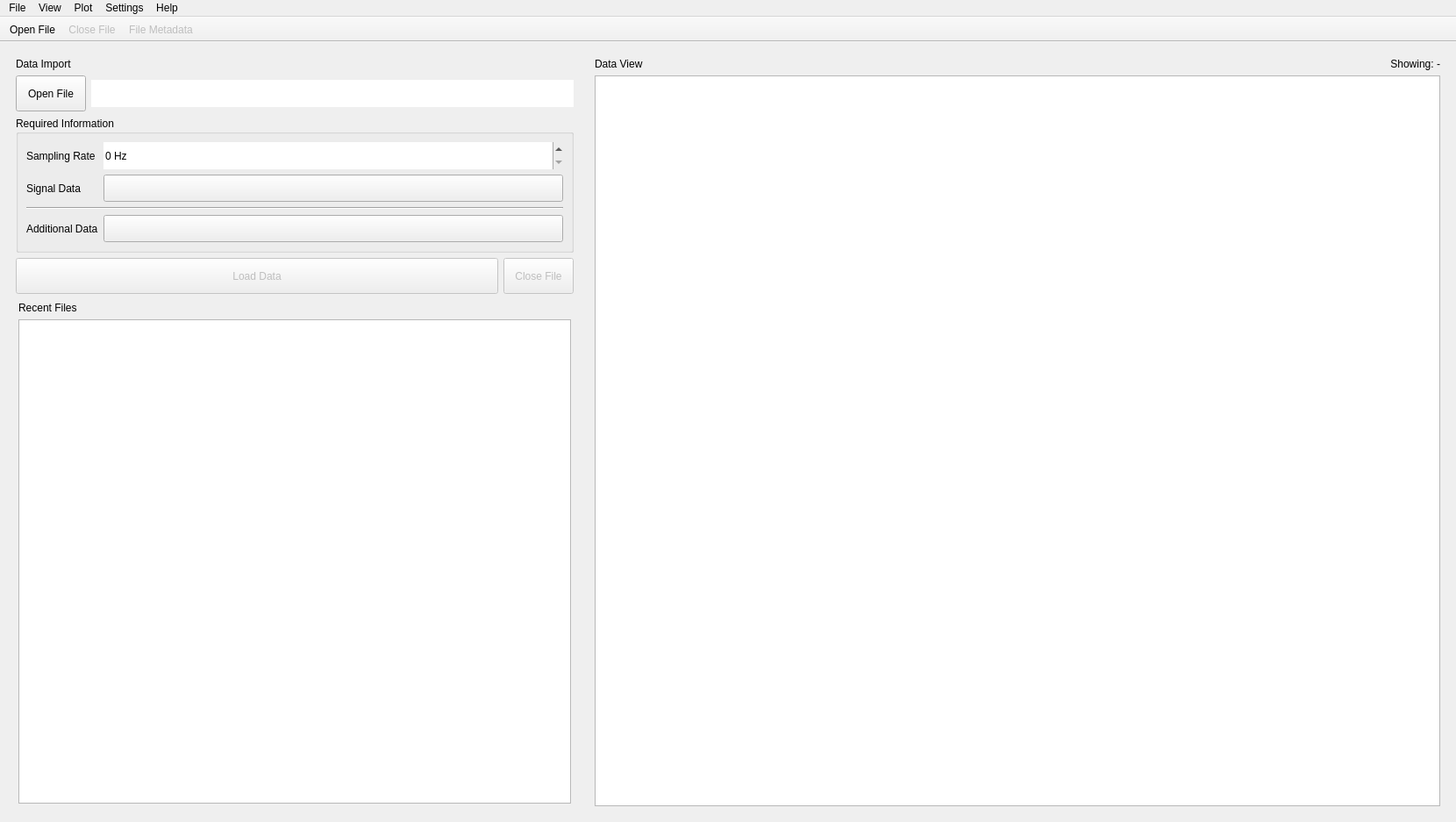
<?xml version="1.0" encoding="UTF-8"?>
<ui version="4.0">
 <class>MainWindow</class>
 <widget class="QMainWindow" name="MainWindow">
  <property name="geometry">
   <rect>
    <x>0</x>
    <y>0</y>
    <width>1660</width>
    <height>937</height>
   </rect>
  </property>
  <property name="windowTitle">
   <string>Signal Editor</string>
  </property>
  <property name="dockNestingEnabled">
   <bool>true</bool>
  </property>
  <property name="dockOptions">
   <set>QMainWindow::DockOption::AllowNestedDocks|QMainWindow::DockOption::AllowTabbedDocks|QMainWindow::DockOption::AnimatedDocks|QMainWindow::DockOption::VerticalTabs</set>
  </property>
  <widget class="QWidget" name="centralwidget">
   <property name="styleSheet">
    <string notr="true"/>
   </property>
   <layout class="QHBoxLayout" name="h_layout_centralwidget">
    <property name="leftMargin">
     <number>0</number>
    </property>
    <property name="topMargin">
     <number>0</number>
    </property>
    <property name="rightMargin">
     <number>0</number>
    </property>
    <property name="bottomMargin">
     <number>0</number>
    </property>
    <item>
     <widget class="QStackedWidget" name="stackedWidget">
      <property name="currentIndex">
       <number>0</number>
      </property>
      <widget class="QWidget" name="stacked_page_import">
       <layout class="QHBoxLayout" name="horizontalLayout" stretch="4,6">
        <item>
         <widget class="QWidget" name="container_file_information" native="true">
          <layout class="QGridLayout" name="gridLayout">
           <item row="3" column="0" colspan="2">
            <widget class="PushButton" name="btn_load_data">
             <property name="enabled">
              <bool>false</bool>
             </property>
             <property name="sizePolicy">
              <sizepolicy hsizetype="Preferred" vsizetype="Fixed">
               <horstretch>0</horstretch>
               <verstretch>0</verstretch>
              </sizepolicy>
             </property>
             <property name="minimumSize">
              <size>
               <width>0</width>
               <height>41</height>
              </size>
             </property>
             <property name="toolTip">
              <string>&lt;html&gt;&lt;head/&gt;&lt;body&gt;&lt;p&gt;Loads the data from the columns or channels specified in the &amp;quot;Signal Data&amp;quot; and &amp;quot;Additional Data&amp;quot; fields.&lt;/p&gt;&lt;/body&gt;&lt;/html&gt;</string>
             </property>
             <property name="whatsThis">
              <string>&lt;html&gt;&lt;head/&gt;&lt;body&gt;&lt;p&gt;Loads the data from the columns or channels specified in the &amp;quot;Signal Data&amp;quot; and &amp;quot;Additional Data&amp;quot; fields.&lt;/p&gt;&lt;/body&gt;&lt;/html&gt;</string>
             </property>
             <property name="text">
              <string>Load Data</string>
             </property>
             <property name="icon">
              <iconset resource="../resources/resources.qrc">
               <normaloff>:/icons/fluent-icons/DocumentArrowRight.svg</normaloff>:/icons/fluent-icons/DocumentArrowRight.svg</iconset>
             </property>
            </widget>
           </item>
           <item row="2" column="0" colspan="3">
            <widget class="QGroupBox" name="grp_box_required_info">
             <property name="sizePolicy">
              <sizepolicy hsizetype="Preferred" vsizetype="Fixed">
               <horstretch>0</horstretch>
               <verstretch>0</verstretch>
              </sizepolicy>
             </property>
             <property name="title">
              <string>Required Information </string>
             </property>
             <property name="flat">
              <bool>true</bool>
             </property>
             <layout class="QFormLayout" name="formLayout">
              <item row="0" column="0">
               <widget class="BodyLabel" name="samplingRateLabel">
                <property name="minimumSize">
                 <size>
                  <width>0</width>
                  <height>31</height>
                 </size>
                </property>
                <property name="toolTip">
                 <string>&lt;html&gt;&lt;head/&gt;&lt;body&gt;&lt;p&gt;The sampling rate of the signal in Hz (samples/second)&lt;/p&gt;&lt;/body&gt;&lt;/html&gt;</string>
                </property>
                <property name="whatsThis">
                 <string>&lt;html&gt;&lt;head/&gt;&lt;body&gt;&lt;p&gt;The sampling rate, measured in Hertz (Hz), defines the number of data points captured per second. For instance, a sampling rate of 1000 Hz means that 1000 data points are recorded every second.&lt;/p&gt;&lt;/body&gt;&lt;/html&gt;</string>
                </property>
                <property name="text">
                 <string>Sampling Rate</string>
                </property>
               </widget>
              </item>
              <item row="0" column="1">
               <widget class="SpinBox" name="spin_box_sampling_rate_import_page">
                <property name="minimumSize">
                 <size>
                  <width>0</width>
                  <height>31</height>
                 </size>
                </property>
                <property name="toolTip">
                 <string>&lt;html&gt;&lt;head/&gt;&lt;body&gt;&lt;p&gt;The sampling rate of the signal values in the file&lt;/p&gt;&lt;/body&gt;&lt;/html&gt;</string>
                </property>
                <property name="whatsThis">
                 <string>&lt;html&gt;&lt;head/&gt;&lt;body&gt;&lt;p&gt;The sampling rate, measured in Hertz (Hz), defines the number of data points captured per second. For instance, a sampling rate of 1000 Hz means that 1000 data points are recorded every second.&lt;/p&gt;&lt;/body&gt;&lt;/html&gt;</string>
                </property>
                <property name="frame">
                 <bool>false</bool>
                </property>
                <property name="suffix">
                 <string> Hz</string>
                </property>
                <property name="maximum">
                 <number>10000</number>
                </property>
                <property name="value">
                 <number>0</number>
                </property>
               </widget>
              </item>
              <item row="1" column="0">
               <widget class="BodyLabel" name="signalColumnChannelLabel">
                <property name="minimumSize">
                 <size>
                  <width>0</width>
                  <height>31</height>
                 </size>
                </property>
                <property name="toolTip">
                 <string>&lt;html&gt;&lt;head/&gt;&lt;body&gt;&lt;p&gt;The column or channel containing the signal values&lt;/p&gt;&lt;/body&gt;&lt;/html&gt;</string>
                </property>
                <property name="whatsThis">
                 <string>&lt;html&gt;&lt;head/&gt;&lt;body&gt;&lt;p&gt;The column or channel containing the signal values&lt;/p&gt;&lt;/body&gt;&lt;/html&gt;</string>
                </property>
                <property name="text">
                 <string>Signal Data</string>
                </property>
               </widget>
              </item>
              <item row="1" column="1">
               <widget class="ComboBox" name="combo_box_signal_column_import_page">
                <property name="minimumSize">
                 <size>
                  <width>0</width>
                  <height>31</height>
                 </size>
                </property>
                <property name="toolTip">
                 <string>&lt;html&gt;&lt;head/&gt;&lt;body&gt;&lt;p&gt;The column or channel containing the signal values&lt;/p&gt;&lt;/body&gt;&lt;/html&gt;</string>
                </property>
                <property name="whatsThis">
                 <string>&lt;html&gt;&lt;head/&gt;&lt;body&gt;&lt;p&gt;The column or channel containing the signal values&lt;/p&gt;&lt;/body&gt;&lt;/html&gt;</string>
                </property>
               </widget>
              </item>
              <item row="2" column="0" colspan="2">
               <widget class="Line" name="line">
                <property name="orientation">
                 <enum>Qt::Orientation::Horizontal</enum>
                </property>
               </widget>
              </item>
              <item row="3" column="0">
               <widget class="BodyLabel" name="infoColumnChannelLabel">
                <property name="minimumSize">
                 <size>
                  <width>0</width>
                  <height>31</height>
                 </size>
                </property>
                <property name="toolTip">
                 <string>&lt;html&gt;&lt;head/&gt;&lt;body&gt;&lt;p&gt;An optional column or channel of data recorded alongside the signal with information that should be shown while editing and which should be included in the results (e.g. temperature, oxygen saturation, etc)&lt;/p&gt;&lt;/body&gt;&lt;/html&gt;</string>
                </property>
                <property name="whatsThis">
                 <string>&lt;html&gt;&lt;head/&gt;&lt;body&gt;&lt;p&gt;An optional column or channel of data recorded alongside the signal with information that should be shown while editing and which should be included in the results (e.g. temperature, oxygen saturation, etc)&lt;/p&gt;&lt;/body&gt;&lt;/html&gt;</string>
                </property>
                <property name="text">
                 <string>Additional Data</string>
                </property>
               </widget>
              </item>
              <item row="3" column="1">
               <widget class="ComboBox" name="combo_box_info_column_import_page">
                <property name="minimumSize">
                 <size>
                  <width>0</width>
                  <height>31</height>
                 </size>
                </property>
                <property name="toolTip">
                 <string>&lt;html&gt;&lt;head/&gt;&lt;body&gt;&lt;p&gt;An optional column or channel of data recorded alongside the signal with information that should be shown while editing and which should be included in the results (e.g. temperature, oxygen saturation, etc)&lt;/p&gt;&lt;/body&gt;&lt;/html&gt;</string>
                </property>
                <property name="whatsThis">
                 <string>&lt;html&gt;&lt;head/&gt;&lt;body&gt;&lt;p&gt;An optional column or channel of data recorded alongside the signal with information that should be shown while editing and which should be included in the results (e.g. temperature, oxygen saturation, etc)&lt;/p&gt;&lt;/body&gt;&lt;/html&gt;</string>
                </property>
               </widget>
              </item>
             </layout>
            </widget>
           </item>
           <item row="1" column="1" colspan="2">
            <widget class="LineEdit" name="line_edit_active_file">
             <property name="minimumSize">
              <size>
               <width>0</width>
               <height>31</height>
              </size>
             </property>
             <property name="frame">
              <bool>false</bool>
             </property>
             <property name="readOnly">
              <bool>true</bool>
             </property>
            </widget>
           </item>
           <item row="1" column="0">
            <widget class="PushButton" name="btn_open_file">
             <property name="sizePolicy">
              <sizepolicy hsizetype="Fixed" vsizetype="Fixed">
               <horstretch>0</horstretch>
               <verstretch>0</verstretch>
              </sizepolicy>
             </property>
             <property name="minimumSize">
              <size>
               <width>0</width>
               <height>41</height>
              </size>
             </property>
             <property name="whatsThis">
              <string>&lt;html&gt;&lt;head/&gt;&lt;body&gt;&lt;p&gt;Opens a window allowing you to choose a file to load into the app.&lt;/p&gt;&lt;p&gt;The selected file is searched for available columns or channels of data.&lt;/p&gt;&lt;p&gt;If any are found, their names are made available for selection in the &amp;quot;Signal Data&amp;quot; and &amp;quot;Additional Data&amp;quot; fields.&lt;/p&gt;&lt;/body&gt;&lt;/html&gt;</string>
             </property>
             <property name="text">
              <string>Open File</string>
             </property>
             <property name="icon">
              <iconset resource="../resources/resources.qrc">
               <normaloff>:/icons/fluent-icons/FolderOpen.svg</normaloff>:/icons/fluent-icons/FolderOpen.svg</iconset>
             </property>
            </widget>
           </item>
           <item row="3" column="2">
            <widget class="PushButton" name="btn_close_file">
             <property name="enabled">
              <bool>false</bool>
             </property>
             <property name="sizePolicy">
              <sizepolicy hsizetype="Fixed" vsizetype="Fixed">
               <horstretch>0</horstretch>
               <verstretch>0</verstretch>
              </sizepolicy>
             </property>
             <property name="minimumSize">
              <size>
               <width>0</width>
               <height>41</height>
              </size>
             </property>
             <property name="toolTip">
              <string>&lt;html&gt;&lt;head/&gt;&lt;body&gt;&lt;p&gt;Close the current file and reset the app state.&lt;/p&gt;&lt;p&gt;Make sure to export any existing results first, as they will be lost on reset.&lt;/p&gt;&lt;/body&gt;&lt;/html&gt;</string>
             </property>
             <property name="whatsThis">
              <string>&lt;html&gt;&lt;head/&gt;&lt;body&gt;&lt;p&gt;Close the current file and reset the app state.&lt;/p&gt;&lt;p&gt;Make sure to export any existing results first, as they will be lost on reset.&lt;/p&gt;&lt;/body&gt;&lt;/html&gt;</string>
             </property>
             <property name="text">
              <string>Close File</string>
             </property>
             <property name="icon">
              <iconset resource="../resources/resources.qrc">
               <normaloff>:/icons/fluent-icons/DocumentDismiss.svg</normaloff>:/icons/fluent-icons/DocumentDismiss.svg</iconset>
             </property>
            </widget>
           </item>
           <item row="0" column="0" colspan="3">
            <widget class="SubtitleLabel" name="label_2">
             <property name="sizePolicy">
              <sizepolicy hsizetype="Preferred" vsizetype="Fixed">
               <horstretch>0</horstretch>
               <verstretch>0</verstretch>
              </sizepolicy>
             </property>
             <property name="text">
              <string>Data Import</string>
             </property>
            </widget>
           </item>
           <item row="4" column="0" colspan="3">
            <widget class="QWidget" name="container_recent_files" native="true">
             <layout class="QVBoxLayout" name="verticalLayout_3">
              <property name="leftMargin">
               <number>3</number>
              </property>
              <property name="topMargin">
               <number>3</number>
              </property>
              <property name="rightMargin">
               <number>3</number>
              </property>
              <property name="bottomMargin">
               <number>3</number>
              </property>
              <item>
               <widget class="SubtitleLabel" name="label_3">
                <property name="text">
                 <string>Recent Files</string>
                </property>
               </widget>
              </item>
              <item>
               <widget class="ListWidget" name="list_widget_recent_files">
                <property name="toolTip">
                 <string>&lt;html&gt;&lt;head/&gt;&lt;body&gt;&lt;p&gt;Double-click on a filename to open it&lt;/p&gt;&lt;/body&gt;&lt;/html&gt;</string>
                </property>
               </widget>
              </item>
             </layout>
            </widget>
           </item>
          </layout>
         </widget>
        </item>
        <item>
         <widget class="QWidget" name="container_loaded_data_table" native="true">
          <property name="sizePolicy">
           <sizepolicy hsizetype="Expanding" vsizetype="Preferred">
            <horstretch>0</horstretch>
            <verstretch>0</verstretch>
           </sizepolicy>
          </property>
          <layout class="QGridLayout" name="gridLayout_7">
           <item row="0" column="0">
            <widget class="SubtitleLabel" name="label">
             <property name="text">
              <string>Data View</string>
             </property>
            </widget>
           </item>
           <item row="0" column="1">
            <widget class="StrongBodyLabel" name="label_showing_data_table">
             <property name="text">
              <string>&lt;html&gt;&lt;head/&gt;&lt;body&gt;&lt;p&gt;Showing: -&lt;/p&gt;&lt;/body&gt;&lt;/html&gt;</string>
             </property>
             <property name="alignment">
              <set>Qt::AlignmentFlag::AlignBottom|Qt::AlignmentFlag::AlignRight|Qt::AlignmentFlag::AlignTrailing</set>
             </property>
            </widget>
           </item>
           <item row="1" column="0" colspan="2">
            <widget class="TableView" name="table_view_import_data">
             <property name="toolTip">
              <string>&lt;html&gt;&lt;head/&gt;&lt;body&gt;&lt;p&gt;A table showing the current section's data&lt;/p&gt;&lt;/body&gt;&lt;/html&gt;</string>
             </property>
             <property name="editTriggers">
              <set>QAbstractItemView::EditTrigger::NoEditTriggers</set>
             </property>
             <property name="showDropIndicator" stdset="0">
              <bool>false</bool>
             </property>
             <property name="dragDropOverwriteMode">
              <bool>false</bool>
             </property>
             <property name="selectionBehavior">
              <enum>QAbstractItemView::SelectionBehavior::SelectRows</enum>
             </property>
             <property name="cornerButtonEnabled">
              <bool>false</bool>
             </property>
             <attribute name="horizontalHeaderCascadingSectionResizes">
              <bool>true</bool>
             </attribute>
             <attribute name="verticalHeaderVisible">
              <bool>false</bool>
             </attribute>
             <attribute name="verticalHeaderHighlightSections">
              <bool>false</bool>
             </attribute>
            </widget>
           </item>
          </layout>
         </widget>
        </item>
       </layout>
      </widget>
      <widget class="QWidget" name="stacked_page_edit">
       <layout class="QGridLayout" name="gridLayout_2">
        <item row="0" column="0">
         <widget class="QWidget" name="plot_container" native="true"/>
        </item>
       </layout>
      </widget>
      <widget class="QWidget" name="stacked_page_export">
       <layout class="QGridLayout" name="gridLayout_3">
        <item row="0" column="0">
         <widget class="SubtitleLabel" name="label_4">
          <property name="text">
           <string>Section Data and Results</string>
          </property>
         </widget>
        </item>
        <item row="0" column="2">
         <widget class="DropDownPushButton" name="btn_dropdown_export">
          <property name="sizePolicy">
           <sizepolicy hsizetype="Preferred" vsizetype="Fixed">
            <horstretch>0</horstretch>
            <verstretch>0</verstretch>
           </sizepolicy>
          </property>
          <property name="text">
           <string>Export</string>
          </property>
         </widget>
        </item>
        <item row="1" column="0" colspan="3">
         <widget class="QTabWidget" name="container_result_preview">
          <property name="currentIndex">
           <number>0</number>
          </property>
          <widget class="QWidget" name="tab_result_peaks_info">
           <attribute name="title">
            <string>Peak Indices</string>
           </attribute>
           <layout class="QVBoxLayout" name="verticalLayout_2">
            <item>
             <widget class="TableView" name="table_view_result_peaks">
              <property name="editTriggers">
               <set>QAbstractItemView::EditTrigger::NoEditTriggers</set>
              </property>
              <property name="cornerButtonEnabled">
               <bool>false</bool>
              </property>
              <attribute name="verticalHeaderVisible">
               <bool>false</bool>
              </attribute>
             </widget>
            </item>
           </layout>
          </widget>
          <widget class="QWidget" name="tab_result_rate_info">
           <attribute name="title">
            <string>Calculated Rate / Summary Statistics</string>
           </attribute>
           <layout class="QVBoxLayout" name="verticalLayout_4">
            <item>
             <widget class="TableView" name="table_view_result_rate">
              <property name="editTriggers">
               <set>QAbstractItemView::EditTrigger::NoEditTriggers</set>
              </property>
              <property name="cornerButtonEnabled">
               <bool>false</bool>
              </property>
              <attribute name="verticalHeaderVisible">
               <bool>false</bool>
              </attribute>
             </widget>
            </item>
           </layout>
          </widget>
          <widget class="QWidget" name="tab_result_mpl_widget">
           <attribute name="title">
            <string>Plot View</string>
           </attribute>
           <layout class="QVBoxLayout" name="verticalLayout">
            <item>
             <widget class="MatplotlibWidget" name="mpl_widget" native="true">
              <property name="sizePolicy">
               <sizepolicy hsizetype="Expanding" vsizetype="Preferred">
                <horstretch>0</horstretch>
                <verstretch>0</verstretch>
               </sizepolicy>
              </property>
              <property name="minimumSize">
               <size>
                <width>500</width>
                <height>0</height>
               </size>
              </property>
             </widget>
            </item>
           </layout>
          </widget>
         </widget>
        </item>
        <item row="0" column="1">
         <widget class="StrongBodyLabel" name="label_showing_section_result">
          <property name="text">
           <string/>
          </property>
         </widget>
        </item>
       </layout>
      </widget>
      <widget class="QWidget" name="stacked_page_test">
       <layout class="QGridLayout" name="gridLayout_6"/>
      </widget>
     </widget>
    </item>
   </layout>
  </widget>
  <widget class="QMenuBar" name="menubar">
   <property name="geometry">
    <rect>
     <x>0</x>
     <y>0</y>
     <width>1660</width>
     <height>33</height>
    </rect>
   </property>
   <widget class="RoundMenu" name="menu_file">
    <property name="title">
     <string>File</string>
    </property>
    <addaction name="action_open_file"/>
    <addaction name="action_close_file"/>
    <addaction name="separator"/>
    <addaction name="action_edit_metadata"/>
   </widget>
   <widget class="RoundMenu" name="menu_settings">
    <property name="title">
     <string>Settings</string>
    </property>
    <addaction name="action_show_settings"/>
   </widget>
   <widget class="RoundMenu" name="menu_view">
    <property name="title">
     <string>View</string>
    </property>
   </widget>
   <widget class="RoundMenu" name="menu_plot">
    <property name="title">
     <string>Plot</string>
    </property>
    <addaction name="action_remove_peaks_in_selection"/>
    <addaction name="action_find_peaks_in_selection"/>
    <addaction name="separator"/>
    <addaction name="action_show_section_overview"/>
    <addaction name="action_toggle_auto_scaling"/>
   </widget>
   <widget class="RoundMenu" name="menu_help">
    <property name="title">
     <string>Help</string>
    </property>
    <addaction name="action_show_user_guide"/>
    <addaction name="separator"/>
    <addaction name="action_about_app"/>
    <addaction name="action_about_qt"/>
   </widget>
   <addaction name="menu_file"/>
   <addaction name="menu_view"/>
   <addaction name="menu_plot"/>
   <addaction name="menu_settings"/>
   <addaction name="menu_help"/>
  </widget>
  <widget class="QToolBar" name="tool_bar_file_actions">
   <property name="windowTitle">
    <string>Editing Toolbar</string>
   </property>
   <property name="movable">
    <bool>false</bool>
   </property>
   <property name="allowedAreas">
    <set>Qt::ToolBarArea::TopToolBarArea</set>
   </property>
   <property name="toolButtonStyle">
    <enum>Qt::ToolButtonStyle::ToolButtonTextBesideIcon</enum>
   </property>
   <attribute name="toolBarArea">
    <enum>TopToolBarArea</enum>
   </attribute>
   <attribute name="toolBarBreak">
    <bool>false</bool>
   </attribute>
   <addaction name="action_open_file"/>
   <addaction name="action_close_file"/>
   <addaction name="action_edit_metadata"/>
  </widget>
  <action name="action_open_file">
   <property name="icon">
    <iconset resource="../resources/resources.qrc">
     <normaloff>:/icons/fluent-icons/FolderOpen.svg</normaloff>:/icons/fluent-icons/FolderOpen.svg</iconset>
   </property>
   <property name="text">
    <string>Open File</string>
   </property>
   <property name="iconVisibleInMenu">
    <bool>false</bool>
   </property>
  </action>
  <action name="action_show_settings">
   <property name="icon">
    <iconset resource="../resources/resources.qrc">
     <normaloff>:/icons/fluent-icons/Settings.svg</normaloff>:/icons/fluent-icons/Settings.svg</iconset>
   </property>
   <property name="text">
    <string>Preferences</string>
   </property>
   <property name="toolTip">
    <string>Modify various settings</string>
   </property>
   <property name="shortcut">
    <string>Ctrl+,</string>
   </property>
   <property name="menuRole">
    <enum>QAction::MenuRole::PreferencesRole</enum>
   </property>
  </action>
  <action name="action_edit_metadata">
   <property name="enabled">
    <bool>false</bool>
   </property>
   <property name="icon">
    <iconset resource="../resources/resources.qrc">
     <normaloff>:/icons/fluent-icons/DocumentEndnote.svg</normaloff>:/icons/fluent-icons/DocumentEndnote.svg</iconset>
   </property>
   <property name="text">
    <string>File Metadata</string>
   </property>
   <property name="toolTip">
    <string>&lt;html&gt;&lt;head/&gt;&lt;body&gt;&lt;p&gt;Open a more detailed view of the current file's metadata.&lt;/p&gt;&lt;/body&gt;&lt;/html&gt;</string>
   </property>
   <property name="whatsThis">
    <string>&lt;html&gt;&lt;head/&gt;&lt;body&gt;&lt;p&gt;Shows a dialog window with fields for setting the sampling rate, data source and info source to be used for the current file.&lt;/p&gt;&lt;p&gt;If any additional metadata exists in the file (and if the app is able to read it and parse it into a python dictionary) it will be displayed as a read-only tree structure.&lt;/p&gt;&lt;p&gt;&lt;br/&gt;&lt;/p&gt;&lt;p&gt;For EDF files, shows the information from the &lt;a href=&quot;https://mne.tools/stable/generated/mne.Info.html&quot;&gt;&lt;span style=&quot; text-decoration: underline; color:#ff8c00;&quot;&gt;Info&lt;/span&gt;&lt;/a&gt; object created by the &lt;a href=&quot;https://mne.tools/stable/index.html&quot;&gt;&lt;span style=&quot; text-decoration: underline; color:#ff8c00;&quot;&gt;mne&lt;/span&gt;&lt;/a&gt; library.&lt;/p&gt;&lt;/body&gt;&lt;/html&gt;</string>
   </property>
   <property name="iconVisibleInMenu">
    <bool>false</bool>
   </property>
  </action>
  <action name="action_close_file">
   <property name="enabled">
    <bool>false</bool>
   </property>
   <property name="icon">
    <iconset resource="../resources/resources.qrc">
     <normaloff>:/icons/fluent-icons/DocumentDismiss.svg</normaloff>:/icons/fluent-icons/DocumentDismiss.svg</iconset>
   </property>
   <property name="text">
    <string>Close File</string>
   </property>
   <property name="toolTip">
    <string>&lt;html&gt;&lt;head/&gt;&lt;body&gt;&lt;p&gt;Close the current file and reset the app state.&lt;/p&gt;&lt;p&gt;Make sure to export any existing results first, as they will be lost on reset.&lt;/p&gt;&lt;/body&gt;&lt;/html&gt;</string>
   </property>
   <property name="menuRole">
    <enum>QAction::MenuRole::NoRole</enum>
   </property>
   <property name="iconVisibleInMenu">
    <bool>false</bool>
   </property>
  </action>
  <action name="action_mark_section_done">
   <property name="icon">
    <iconset resource="../resources/resources.qrc">
     <normaloff>:/icons/fluent-icons/CheckmarkCircle.svg</normaloff>:/icons/fluent-icons/CheckmarkCircle.svg</iconset>
   </property>
   <property name="text">
    <string>Mark as Done</string>
   </property>
   <property name="toolTip">
    <string>&lt;html&gt;&lt;head/&gt;&lt;body&gt;&lt;p&gt;Save the current section's data and lock it to prevent further edits.&lt;/p&gt;&lt;p&gt;To view or export the data, go to the &amp;quot;Results&amp;quot; page.&lt;/p&gt;&lt;/body&gt;&lt;/html&gt;</string>
   </property>
   <property name="whatsThis">
    <string>&lt;html&gt;&lt;head/&gt;&lt;body&gt;&lt;p&gt;Save the current section's data and lock it to prevent further edits.&lt;/p&gt;&lt;p&gt;To view or export the data, go to the &amp;quot;Results&amp;quot; page.&lt;/p&gt;&lt;p&gt;To unlock a section, right-click it's name in the section list and select &amp;quot;Unlock Section&amp;quot;.&lt;/p&gt;&lt;/body&gt;&lt;/html&gt;</string>
   </property>
   <property name="menuRole">
    <enum>QAction::MenuRole::NoRole</enum>
   </property>
  </action>
  <action name="action_create_new_section">
   <property name="checkable">
    <bool>true</bool>
   </property>
   <property name="icon">
    <iconset resource="../resources/resources.qrc">
     <normaloff>:/icons/fluent-icons/AddCircle.svg</normaloff>:/icons/fluent-icons/AddCircle.svg</iconset>
   </property>
   <property name="text">
    <string>New Section</string>
   </property>
   <property name="toolTip">
    <string>Create a new section</string>
   </property>
   <property name="menuRole">
    <enum>QAction::MenuRole::NoRole</enum>
   </property>
  </action>
  <action name="action_toggle_auto_scaling">
   <property name="checkable">
    <bool>true</bool>
   </property>
   <property name="icon">
    <iconset resource="../resources/resources.qrc">
     <normaloff>:/icons/fluent-icons/AutoFitHeight.svg</normaloff>:/icons/fluent-icons/AutoFitHeight.svg</iconset>
   </property>
   <property name="text">
    <string>Auto-Scaling</string>
   </property>
   <property name="toolTip">
    <string>Automatically adjust the y-axis limits to the visible data range</string>
   </property>
   <property name="menuRole">
    <enum>QAction::MenuRole::NoRole</enum>
   </property>
  </action>
  <action name="action_confirm_section">
   <property name="icon">
    <iconset resource="../resources/resources.qrc">
     <normaloff>:/icons/fluent-icons/Checkmark.svg</normaloff>:/icons/fluent-icons/Checkmark.svg</iconset>
   </property>
   <property name="text">
    <string>Confirm Section</string>
   </property>
   <property name="toolTip">
    <string>Create a new section with the data of the selected region</string>
   </property>
   <property name="menuRole">
    <enum>QAction::MenuRole::NoRole</enum>
   </property>
  </action>
  <action name="action_cancel_section">
   <property name="icon">
    <iconset resource="../resources/resources.qrc">
     <normaloff>:/icons/fluent-icons/Dismiss.svg</normaloff>:/icons/fluent-icons/Dismiss.svg</iconset>
   </property>
   <property name="text">
    <string>Cancel Section</string>
   </property>
   <property name="toolTip">
    <string>Cancel the section creation process</string>
   </property>
   <property name="menuRole">
    <enum>QAction::MenuRole::NoRole</enum>
   </property>
  </action>
  <action name="action_show_section_overview">
   <property name="checkable">
    <bool>true</bool>
   </property>
   <property name="checked">
    <bool>false</bool>
   </property>
   <property name="icon">
    <iconset resource="../resources/resources.qrc">
     <normaloff>:/icons/fluent-icons/EyeHide.svg</normaloff>
     <normalon>:/icons/fluent-icons/EyeShow.svg</normalon>:/icons/fluent-icons/EyeHide.svg</iconset>
   </property>
   <property name="text">
    <string>Section Overview</string>
   </property>
   <property name="toolTip">
    <string>Shows the current sections as colored regions in the plot</string>
   </property>
   <property name="menuRole">
    <enum>QAction::MenuRole::NoRole</enum>
   </property>
  </action>
  <action name="action_remove_peaks_in_selection">
   <property name="icon">
    <iconset resource="../resources/resources.qrc">
     <normaloff>:/icons/fluent-icons/Eraser.svg</normaloff>:/icons/fluent-icons/Eraser.svg</iconset>
   </property>
   <property name="text">
    <string>Remove Peaks in Selection</string>
   </property>
   <property name="toolTip">
    <string>Deletes all peaks inside the selected area</string>
   </property>
   <property name="shortcut">
    <string>Ctrl+D</string>
   </property>
   <property name="menuRole">
    <enum>QAction::MenuRole::NoRole</enum>
   </property>
  </action>
  <action name="action_find_peaks_in_selection">
   <property name="icon">
    <iconset resource="../resources/resources.qrc">
     <normaloff>:/icons/fluent-icons/SearchSquare.svg</normaloff>:/icons/fluent-icons/SearchSquare.svg</iconset>
   </property>
   <property name="text">
    <string>Find Peaks in Selection</string>
   </property>
   <property name="toolTip">
    <string>Detect peaks in just the selected area instead of the entire signal</string>
   </property>
   <property name="shortcut">
    <string>Ctrl+F</string>
   </property>
   <property name="menuRole">
    <enum>QAction::MenuRole::NoRole</enum>
   </property>
  </action>
  <action name="action_show_user_guide">
   <property name="icon">
    <iconset resource="../resources/resources.qrc">
     <normaloff>:/icons/fluent-icons/BookQuestionMark.svg</normaloff>:/icons/fluent-icons/BookQuestionMark.svg</iconset>
   </property>
   <property name="text">
    <string>User Guide</string>
   </property>
   <property name="toolTip">
    <string>User Guide</string>
   </property>
   <property name="shortcut">
    <string>F1</string>
   </property>
   <property name="menuRole">
    <enum>QAction::MenuRole::NoRole</enum>
   </property>
  </action>
  <action name="action_about_qt">
   <property name="text">
    <string>About Qt</string>
   </property>
   <property name="menuRole">
    <enum>QAction::MenuRole::AboutQtRole</enum>
   </property>
  </action>
  <action name="action_about_app">
   <property name="icon">
    <iconset resource="../resources/resources.qrc">
     <normaloff>:/icons/fluent-icons/BookInformation.svg</normaloff>:/icons/fluent-icons/BookInformation.svg</iconset>
   </property>
   <property name="text">
    <string>About App</string>
   </property>
   <property name="toolTip">
    <string>About this Application</string>
   </property>
   <property name="menuRole">
    <enum>QAction::MenuRole::AboutRole</enum>
   </property>
  </action>
  <action name="action_remove_section">
   <property name="icon">
    <iconset resource="../resources/resources.qrc">
     <normaloff>:/icons/fluent-icons/SubtractCircle.svg</normaloff>:/icons/fluent-icons/SubtractCircle.svg</iconset>
   </property>
   <property name="text">
    <string>Remove Section</string>
   </property>
   <property name="toolTip">
    <string>Removes the selected section</string>
   </property>
   <property name="menuRole">
    <enum>QAction::MenuRole::NoRole</enum>
   </property>
  </action>
  <action name="action_clear_recent_files">
   <property name="icon">
    <iconset resource="../resources/resources.qrc">
     <normaloff>:/icons/fluent-icons/Dismiss.svg</normaloff>:/icons/fluent-icons/Dismiss.svg</iconset>
   </property>
   <property name="text">
    <string>Clear Recent Files</string>
   </property>
  </action>
  <action name="action_unlock_section">
   <property name="icon">
    <iconset resource="../resources/resources.qrc">
     <normaloff>:/icons/fluent-icons/LockOpen.svg</normaloff>:/icons/fluent-icons/LockOpen.svg</iconset>
   </property>
   <property name="text">
    <string>Unlock Section</string>
   </property>
   <property name="toolTip">
    <string>&lt;html&gt;&lt;head/&gt;&lt;body&gt;&lt;p&gt;Make a section marked as &amp;quot;Done&amp;quot; editable again.&lt;/p&gt;&lt;/body&gt;&lt;/html&gt;</string>
   </property>
   <property name="menuRole">
    <enum>QAction::MenuRole::NoRole</enum>
   </property>
  </action>
 </widget>
 <customwidgets>
  <customwidget>
   <class>LineEdit</class>
   <extends>QLineEdit</extends>
   <header>qfluentwidgets</header>
  </customwidget>
  <customwidget>
   <class>SpinBox</class>
   <extends>QSpinBox</extends>
   <header>qfluentwidgets</header>
  </customwidget>
  <customwidget>
   <class>ComboBox</class>
   <extends>QPushButton</extends>
   <header>qfluentwidgets</header>
  </customwidget>
  <customwidget>
   <class>PushButton</class>
   <extends>QPushButton</extends>
   <header>qfluentwidgets</header>
  </customwidget>
  <customwidget>
   <class>SubtitleLabel</class>
   <extends>QLabel</extends>
   <header>qfluentwidgets</header>
  </customwidget>
  <customwidget>
   <class>BodyLabel</class>
   <extends>QLabel</extends>
   <header>qfluentwidgets</header>
  </customwidget>
  <customwidget>
   <class>MatplotlibWidget</class>
   <extends>QWidget</extends>
   <header>pyqtgraph.widgets.MatplotlibWidget</header>
   <container>1</container>
  </customwidget>
  <customwidget>
   <class>ListWidget</class>
   <extends>QListWidget</extends>
   <header>qfluentwidgets</header>
  </customwidget>
  <customwidget>
   <class>TableView</class>
   <extends>QTableView</extends>
   <header>qfluentwidgets</header>
  </customwidget>
  <customwidget>
   <class>RoundMenu</class>
   <extends>QMenu</extends>
   <header>qfluentwidgets</header>
  </customwidget>
  <customwidget>
   <class>StrongBodyLabel</class>
   <extends>QLabel</extends>
   <header>qfluentwidgets</header>
  </customwidget>
  <customwidget>
   <class>DropDownPushButton</class>
   <extends>QPushButton</extends>
   <header>qfluentwidgets</header>
  </customwidget>
 </customwidgets>
 <tabstops>
  <tabstop>btn_open_file</tabstop>
  <tabstop>line_edit_active_file</tabstop>
  <tabstop>spin_box_sampling_rate_import_page</tabstop>
  <tabstop>combo_box_signal_column_import_page</tabstop>
  <tabstop>combo_box_info_column_import_page</tabstop>
  <tabstop>btn_load_data</tabstop>
  <tabstop>btn_close_file</tabstop>
  <tabstop>container_recent_files</tabstop>
  <tabstop>list_widget_recent_files</tabstop>
  <tabstop>table_view_import_data</tabstop>
 </tabstops>
 <resources>
  <include location="../resources/resources.qrc"/>
 </resources>
 <connections>
  <connection>
   <sender>line_edit_active_file</sender>
   <signal>textChanged(QString)</signal>
   <receiver>MainWindow</receiver>
   <slot>setWindowTitle(QString)</slot>
   <hints>
    <hint type="sourcelabel">
     <x>363</x>
     <y>152</y>
    </hint>
    <hint type="destinationlabel">
     <x>187</x>
     <y>-11</y>
    </hint>
   </hints>
  </connection>
 </connections>
</ui>
